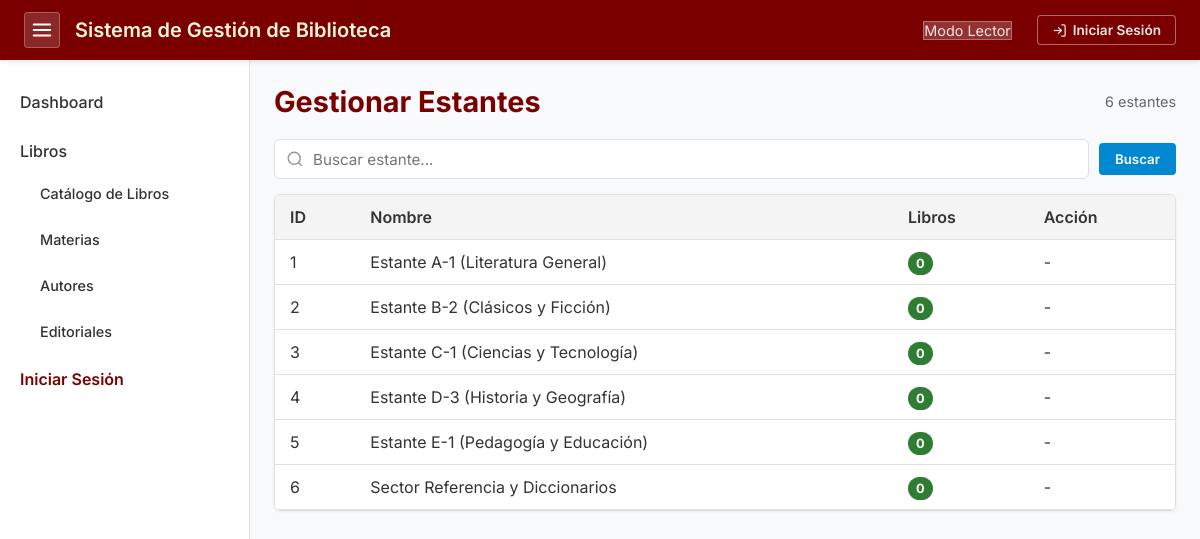
The app's page /pages/racks.php with its own data.
### tables this page shows
CREATE TABLE `racks` (
  `id` int NOT NULL AUTO_INCREMENT,
  `name` varchar(255) NOT NULL,
  PRIMARY KEY (`id`)
);

### pages/racks.php (the view, shortened to what this page needs)
<?php
require_once __DIR__ . '/../config.php';
require_once __DIR__ . '/../includes/header.php';
$user_role = $_SESSION['user_role'] ?? 'Lector';
$search = isset($_GET['search']) ? trim($_GET['search']) : '';
$per_page = 20;
$page = isset($_GET['page']) ? max(1, intval($_GET['page'])) : 1;
$offset = ($page - 1) * $per_page;
$where = ''; $params = [];
$count_stmt = $pdo->prepare("SELECT COUNT(*) FROM racks $where");
$count_stmt->execute($params);
$total = $count_stmt->fetchColumn();
$stmt = $pdo->prepare("SELECT * FROM racks $where ORDER BY name ASC LIMIT $per_page OFFSET $offset");
$stmt->execute($params);
$racks = $stmt->fetchAll();
?>
<?php require_once __DIR__ . '/../includes/sidebar.php'; ?>
<div class="content-header">
    <h2>Gestionar Estantes</h2>
    <span id="result-count" style="color:#666;font-size:0.9rem;"><?php echo number_format($total); ?> estantes</span>
</div>
<div class="split-layout">
    <div class="data-pane">
        <form method="GET" class="search-filters-bar" style="margin-bottom:15px;">
            <div class="search-input-wrapper">
                <input type="text" name="search" id="liveSearchInput" class="search-input" placeholder="Buscar estante..." value="<?php echo htmlspecialchars($search); ?>" autocomplete="off">
            </div>
            <button type="submit" class="btn btn-primary">Buscar</button>
        </form>
        <div id="searchResults">
        <div class="table-responsive">
        <table class="data-table"><thead><tr><th>ID</th><th>Nombre</th><th>Libros</th><th>Acción</th></tr></thead>
            <tbody>
                <?php foreach ($racks as $item):
                    $bc = $pdo->prepare("SELECT COUNT(*) FROM books WHERE rack_id = ?");
                    $bc->execute([$item['id']]); $count = $bc->fetchColumn(); ?>
                <tr>
                    <td><?php echo $item['id']; ?></td>
                    <td><?php echo htmlspecialchars($item['name']); ?></td>
                    <td><span class="status-badge status-available"><?php echo $count; ?></span></td>
                    <?php if ($user_role !== 'Lector'): ?>
                    <td><a href="racks.php?delete=<?php echo $item['id']; ?>" class="btn btn-delete" onclick="return confirm('¿Borrar estante?');">Borrar</a></td>
                    <?php else: ?><td>-</td><?php endif; ?>
                </tr>
                <?php endforeach; ?>
            </tbody>
        </table>
        </div>
        </div>
    </div>
</div>
<?php require_once __DIR__ . '/../includes/footer.php'; ?>

### style.css (style rules this page uses)
:root { --color-primary: #7a0000; --color-secondary: beige; --color-accent: #9d0000; --color-success: #2e7d32; --color-warning: #f57c00; --color-info: #0288d1; --color-text-dark: #333333; --color-bg-light: #f8f9fa; --color-border: #e0e0e0; }
* { margin: 0; padding: 0; box-sizing: border-box; font-family: 'Inter', 'Roboto', 'Helvetica Neue', Arial, sans-serif; }
html { width: 100%; max-width: 100%; overflow-x: hidden; box-sizing: border-box; }
body { background-color: var(--color-bg-light); color: var(--color-text-dark); display: flex; flex-direction: column; min-height: 100vh; width: 100%; max-width: 100%; overflow-x: hidden; position: relative; box-sizing: border-box; }
.content-header { display: flex; justify-content: space-between; align-items: center; margin-bottom: 20px; flex-wrap: wrap; gap: 12px; }
.content-header h2 { font-size: 1.8rem; color: var(--color-primary); }
.btn { padding: 8px 16px; border: none; border-radius: 4px; cursor: pointer; font-weight: 600; text-decoration: none; display: inline-block; transition: background-color 0.2s; color: white; white-space: nowrap; }
.btn-primary { background-color: var(--color-info); }
.table-responsive { width: 100%; max-width: 100%; overflow-x: auto; -webkit-overflow-scrolling: touch; background: #fff; border: 1px solid var(--color-border); border-radius: 6px; margin-bottom: 20px; box-shadow: 0 1px 3px rgba(0,0,0,0.06); display: block; }
.data-table { width: 100%; background: #fff; border-collapse: collapse; }
.table-responsive .data-table { margin-bottom: 0; box-shadow: none; min-width: 620px; }
.data-table th, .data-table td { padding: 12px 15px; text-align: left; border-bottom: 1px solid var(--color-border); }
.data-table td:last-child { white-space: nowrap; }
.data-table th { background-color: #f4f4f4; font-weight: 600; color: var(--color-text-dark); }
.status-badge { padding: 4px 8px; border-radius: 12px; font-size: 0.8rem; font-weight: bold; color: white; }
.status-available { background-color: var(--color-success); }
.search-filters-bar { display: flex; gap: 10px; align-items: center; margin-bottom: 20px; flex-wrap: wrap; width: 100%; max-width: 100%; box-sizing: border-box; }
.search-input-wrapper { position: relative; flex: 1 1 200px; min-width: 150px; max-width: 100%; height: 40px; display: flex; align-items: center; box-sizing: border-box; }
.search-input { width: 100%; height: 40px; padding: 0 12px 0 38px; border: 1px solid var(--color-border); border-radius: 6px; font-size: 0.95rem; box-sizing: border-box; transition: border-color 0.2s, box-shadow 0.2s; background: white; }
#searchResults { transition: opacity 0.15s ease; }
.split-layout { display: flex; flex-direction: column; gap: 22px; align-items: stretch; width: 100%; }
.split-layout .data-pane { width: 100%; max-width: 100%; min-width: 0; box-sizing: border-box; }

### records on screen
racks: id "1", name "Estante A-1 (Literatura General)", count "0"
racks: id "2", name "Estante B-2 (Clásicos y Ficción)", count "0"
racks: id "3", name "Estante C-1 (Ciencias y Tecnología)", count "0"
racks: id "4", name "Estante D-3 (Historia y Geografía)", count "0"
racks: id "5", name "Estante E-1 (Pedagogía y Educación)", count "0"
racks: id "6", name "Sector Referencia y Diccionarios", count "0"

### other values on screen
$total "6"
